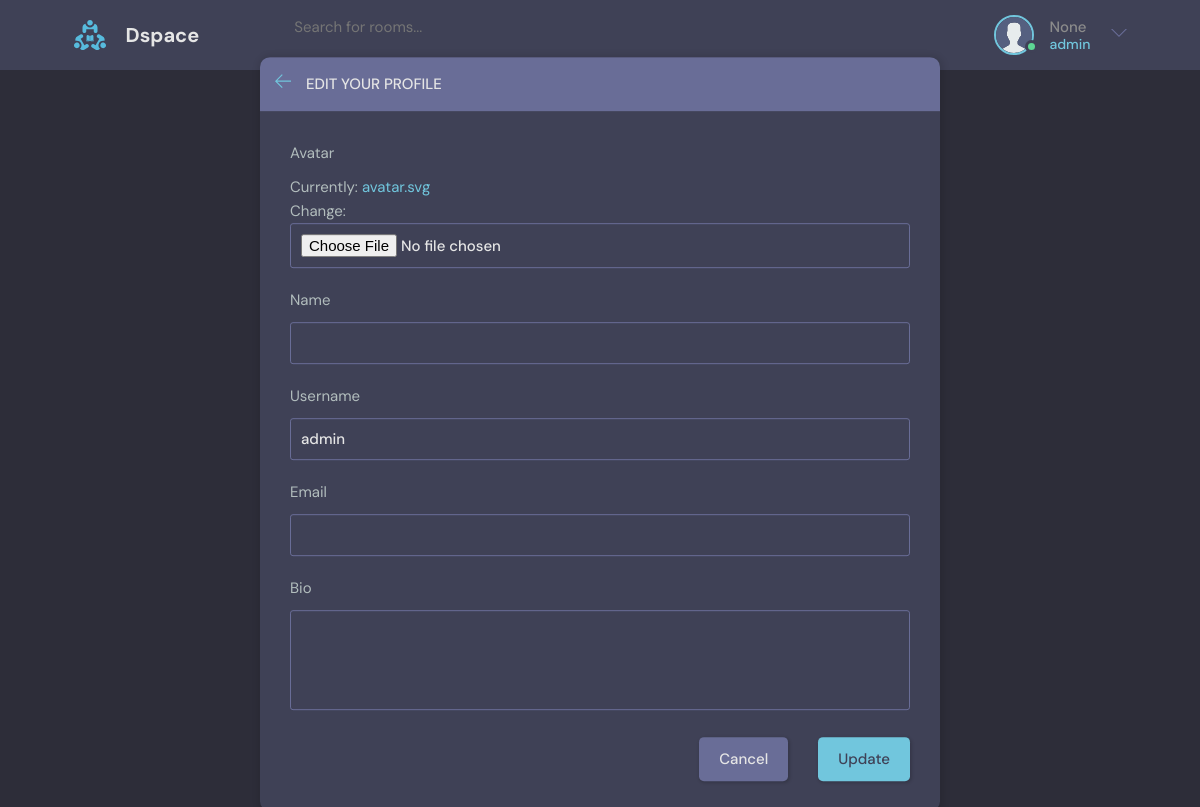
The page /update-user/ (signed in) on the database as committed earlier.
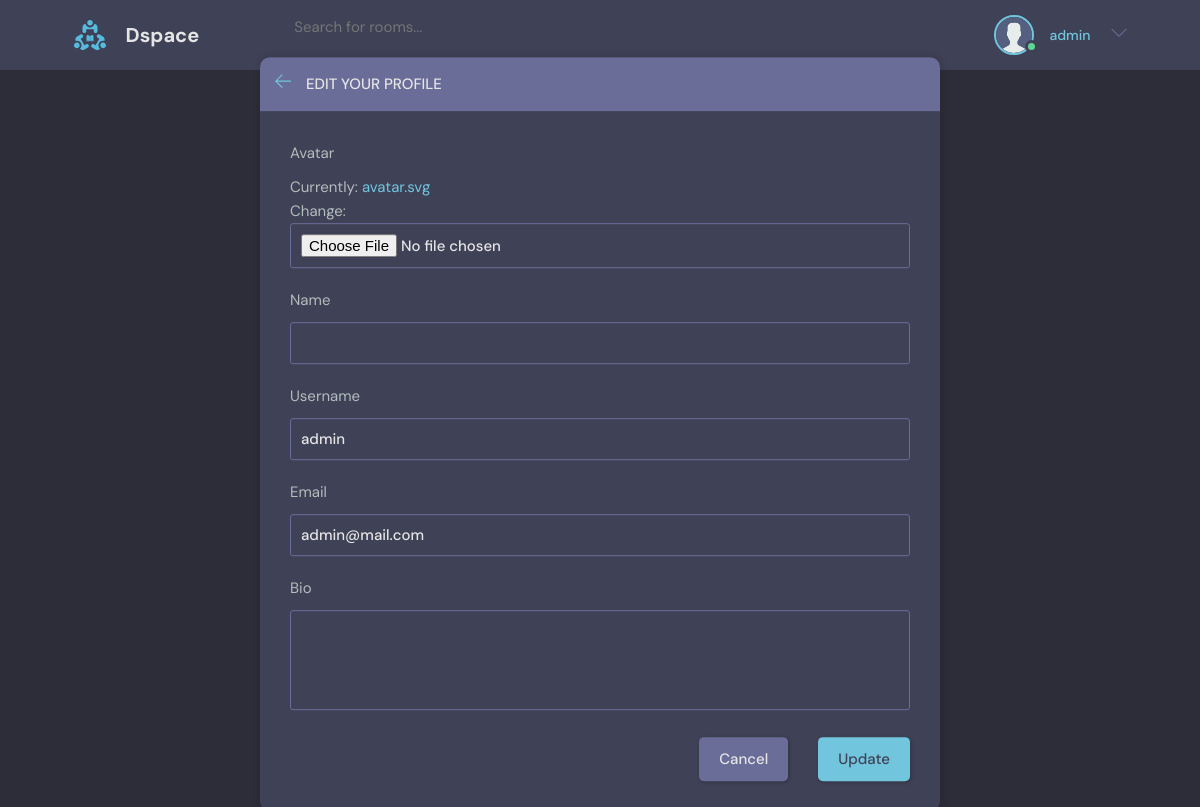
The same page on the database as committed later.
### base/models.py (models this page shows)
class User(AbstractUser):
    name  = models.CharField(max_length=100)
    email = models.EmailField(unique=True)
    bio = models.TextField(null=True)
    avatar = models.ImageField(null=True, default="avatar.svg")
    USERNAME_FIELD = 'email'
    REQUIRED_FIELDS = ['username']

### base/views.py (the view)
# urls.py: path('update-user/',views.updateUser, name='update-user'),
@login_required(login_url='login')
def updateUser(request):
    user = request.user
    form = UserForm(instance=user)
    if request.method == 'POST':
        form = UserForm(request.POST, request.FILES, instance=user)
        if form.is_valid():
            form.save()
            return redirect('user-profile', pk = user.id)
    context = {'form':form}
    return render(request, 'base/update-user.html', context)

### base/forms.py
class UserForm(ModelForm):
    class Meta:
        model = User
        fields = ['avatar', 'name', 'username', 'email', 'bio']

### base/templates/base/update-user.html (shortened to what this page needs)
{% extends 'main.html' %}
{% block content %}
    <main class="update-account layout">
        <div class="container">
            <div class="layout__box">
                <div class="layout__boxHeader">
                    <div class="layout__boxTitle">
                        <a href="{% url 'update-user' %}">
                            <svg version="1.1" xmlns="http://www.w3.org/2000/svg" width="32" height="32"
                                viewBox="0 0 32 32">
                                <title>arrow-left</title>
                                <path
                                    d="M13.723 2.286l-13.723 13.714 13.719 13.714 1.616-1.611-10.96-10.96h27.625v-2.286h-27.625l10.965-10.965-1.616-1.607z">
                                </path>
                            </svg>
                        </a>
                        <h3>Edit your profile</h3>
                    </div>
                </div>
                <div class="layout__body">
                    <form class="form" action="" method="POST" enctype="multipart/form-data">
                        {% for field in form %}
                        <div class="form__group">
                            <label for="profile_pic">{{field.label}}</label>
                            {{field}}
                        </div>
                        {% endfor %}
                        <div class="form__action">
                            <a class="btn btn--dark" href="javascript:window.history.back()">Cancel</a>
                            <button class="btn btn--main" type="submit">Update</button>
                        </div>
                    </form>
                </div>
            </div>
        </div>
    </main>
    {% endblock content %}

### templates/main.html (shortened to what this page needs)
<!DOCTYPE html>
{% load static %}
<html lang="en">
  <head>
    <link rel="stylesheet" href="{% static 'styles/style.css' %}" />
  </head>
  <body>
    {% include 'navbar.html' %}
    {% block content %}
    {% endblock %}
  </body>
</html>

### templates/navbar.html (shortened to what this page needs)
{% load static %}
<header class="header header--loggedIn">
    <div class="container">
      <a href="{% url 'home' %}" class="header__logo">
        <img src="{% static 'images/logo.svg' %}" />
        <h1>Dspace</h1>
      </a>
      <form class="header__search" method="GET" action="{% url 'home' %}>
        <label>
          <svg version="1.1" xmlns="http://www.w3.org/2000/svg" width="32" height="32" viewBox="0 0 32 32">
          <input name="q" placeholder="Search for rooms..." />
      </form>
      <nav class="header__menu">
        {% if request.user.is_authenticated %}
        <div class="header__user">
          <a href="{% url 'update-user' %}">
            <div class="avatar avatar--medium active">
              <img src="{{request.user.avatar.url}}" />
            </div>
            <p>{{ request.user.name }}<span>{{ request.user.username }}</span></p>
          </a>
          <button class="dropdown-button">
            <svg version="1.1" xmlns="http://www.w3.org/2000/svg" width="32" height="32" viewBox="0 0 32 32">
              <title>chevron-down</title>
              <path d="M16 21l-13-13h-3l16 16 16-16h-3l-13 13z"></path>
            </svg>
          </button>
        </div>
        {% else %}
        <a href="{% url 'login' %}">
          <img src="{% static 'images/avatar.svg' %}" />
          <p>Login</p>
        </a>
        {% endif %}
      </nav>
    </div>
  </header>

### static/styles/style.css (style rules this page uses)
:root { --color-main: #71c6dd; --color-main-light: #e1f6fb; --color-dark: #3f4156; --color-dark-medium: #51546e; --color-dark-light: #696d97; --color-light: #e5e5e5; --color-gray: #8b8b8b; --color-light-gray: #b2bdbd; --color-bg: #2d2d39; --color-success: #5dd693; --color-error: #fc4b0b; }
* { font-family: "DM Sans", -apple-system, BlinkMacSystemFont, "Segoe UI", Roboto, Oxygen, Ubuntu, Cantarell, "Open Sans", "Helvetica Neue", sans-serif; margin: 0; padding: 0; box-sizing: border-box; text-rendering: optimizeLegibility; font-size: inherit; }
html { font-size: 56.25%; }
@media only screen and (min-width: 1200px) { html { font-size: 62.5%; } }
body { line-height: 1.6; font-weight: 400; font-size: 1.5rem; color: var(--color-light-gray); background-color: var(--color-bg); min-height: 100vh; }
img { width: 100%; }
a { display: inline-block; color: var(--color-main); text-decoration: none; }
.container { max-width: 120rem; width: 90%; margin: auto; }
.btn { background-color: transparent; border: none; display: inline-flex; align-items: center; gap: 1rem; cursor: pointer; transition: all ease-in-out 0.3s; padding: 1rem 2rem; border-radius: 5px; box-shadow: 1px 1px 3px 1px rgba(0, 0, 0, 0.15); font-weight: 500; }
.btn--main { background-color: var(--color-main); color: var(--color-dark); }
.btn--dark { background-color: var(--color-dark-light); color: var(--color-light); }
.avatar { position: relative; display: inline-block; border-radius: 50%; border: 2px solid var(--color-main); }
.avatar img { display: block; border-radius: 50%; object-fit: cover; object-position: center; }
.avatar::after { content: ""; display: block; position: absolute; background-color: var(--color-gray); z-index: 111; border-radius: 50%; border: 0.3rem solid var(--color-dark); }
.avatar.active::after { background-color: var(--color-success); }
.avatar.avatar--medium img { width: 3.6rem; height: 3.6rem; border-radius: 50%; }
.avatar.avatar--medium:after { width: 0.7rem; height: 0.7rem; bottom: 0px; right: -6px; }
.header { padding: 1.5rem; background-color: var(--color-dark); }
.header > .container { display: flex; gap: 9.5rem; }
.header__logo, .header__user { display: flex; gap: 2rem; align-items: center; }
.header__logo > img { height: 3.2rem; width: 3.2rem; }
.header__logo > h1 { font-weight: 700; font-size: 2rem; color: var(--color-light); }
.header__search input { width: 30rem; background: transparent; border: none; outline: none; color: var(--color-light); }
.header__menu { margin-left: auto; position: relative; }
.header__menu a { display: flex; gap: 1.5rem; align-items: center; font-weight: 500; text-decoration: none; color: var(--color-gray); }
.header__menu img { height: 3.6rem; }
.header__menu p { line-height: 1.2; }
.header__menu span { color: var(--color-main); font-weight: 500; font-size: 1.4rem; display: block; }
.header__menu svg { width: 1.6rem; height: 1.6rem; fill: var(--color-dark-light); }
.dropdown-button { background: transparent; border: 0; outline: 0; cursor: pointer; }
.layout { margin-top: 2.4rem; }
.layout > .container { display: flex; justify-content: space-between; align-items: flex-start; }
.layout__box { width: 90%; max-width: 48rem; min-height: 40rem; position: absolute; top: 50%; left: 50%; transform: translate(-50%, -46%); background-color: var(--color-dark); border-radius: 1rem; box-shadow: 1px 1px 6px 3px rgba(0, 0, 0, 0.1); overflow: hidden; }
.layout__boxHeader { display: flex; padding: 1.5rem; background-color: var(--color-dark-light); }
.layout__boxTitle { display: flex; gap: 1.5rem; align-items: center; }
.layout__boxTitle h3 { text-transform: uppercase; font-weight: 500; color: var(--color-light); }
.layout__boxTitle svg { width: 1.6rem; height: 1.6rem; fill: var(--color-main); }
.layout__body { margin: 3rem; }
.form__group { margin-bottom: 2rem; width: 100%; }
.form__group label { display: block; font-size: 1.5rem; margin-bottom: 1rem; }
.form__group input, .form__group textarea, .form__group select { background: transparent; border: 1px solid var(--color-dark-light); padding: 1rem; border-radius: 3px; width: 100%; color: var(--color-light); font-weight: 500; outline: none; }
.form__group textarea { background: transparent; height: 10rem; resize: none; }
.form__action { display: flex; justify-content: flex-end; gap: 3rem; }
.update-account.layout .layout__box { max-width: 68rem; }

Rows that differ between the two databases and show on the page:
changed User "admin": email (not shown) → "admin@mail.com"; user.name "None" → (not shown)
